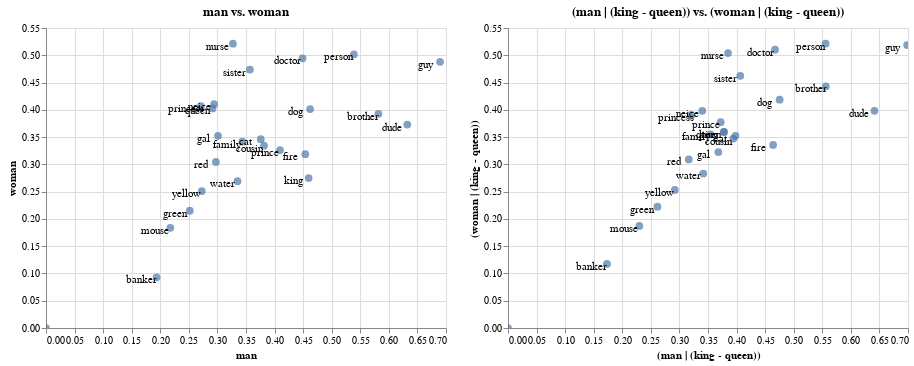

Notebook cell for this chart:
### Markdown cell above
Note that altair has a convenient syntax for plotting two charts next to eachother. This is really cool when you want to compare. Feel free to zoom in and play as well!

### Code cell
orig_chart | new_chart

### Figure 1 — Vega-Lite specification as saved in the notebook (floating-point values rounded to 4 significant figures)
{"config": {"view": {"continuousWidth": 400, "continuousHeight": 300}}, "hconcat": [{"layer": [{"mark": {"type": "circle", "size": 60}, "encoding": {"tooltip": [{"type": "nominal", "field": "name"}, {"type": "nominal", "field": "original"}], "x": {"type": "quantitative", "field": "man"}, "y": {"type": "quantitative", "field": "woman"}}, "selection": {"selector001": {"type": "interval", "bind": "scales", "encodings": ["x", "y"]}}, "title": "man vs. woman"}, {"mark": {"type": "text", "color": "black", "dx": -15, "dy": 3}, "encoding": {"text": {"type": "nominal", "field": "original"}, "x": {"type": "quantitative", "field": "man"}, "y": {"type": "quantitative", "field": "woman"}}}], "data": {"name": "data-718168a5966f8f84c0af442c4db09935"}}, {"layer": [{"mark": {"type": "circle", "size": 60}, "encoding": {"tooltip": [{"type": "nominal", "field": "name"}, {"type": "nominal", "field": "original"}], "x": {"type": "quantitative", "field": "(man | (king - queen))"}, "y": {"type": "quantitative", "field": "(woman | (king - queen))"}}, "selection": {"selector002": {"type": "interval", "bind": "scales", "encodings": ["x", "y"]}}, "title": "(man | (king - queen)) vs. (woman | (king - queen))"}, {"mark": {"type": "text", "color": "black", "dx": -15, "dy": 3}, "encoding": {"text": {"type": "nominal", "field": "original"}, "x": {"type": "quantitative", "field": "(man | (king - queen))"}, "y": {"type": "quantitative", "field": "(woman | (king - queen))"}}}], "data": {"name": "data-6c18403dfae8fa051eeb7cf14e2b5cde"}}], "$schema": "https://vega.github.io/schema/vega-lite/v4.0.2.json", "datasets": {"data-718168a5966f8f84c0af442c4db09935": [{"man": 0.4095, "woman": 0.3262, "name": "prince", "original": "prince"}, {"man": 0.271, "woman": 0.4069, "name": "princess", "original": "princess"}, {"man": 0.3271, "woman": 0.5211, "name": "nurse", "original": "nurse"}, {"man": 0.449, "woman": 0.4944, "name": "doctor", "original": "doctor"}, {"man": 0.1935, "woman": 0.09302, "name": "banker", "original": "banker"}, {"man": 0.3816, "woman": 0.3343, "name": "cousin", "original": "cousin"}, {"man": 0.2943, "woman": 0.4104, "name": "neice", "original": "neice"}, {"man": 0.4596, "woman": 0.2749, "name": "king", "original": "king"}, {"man": 0.2914, "woman": 0.4025, "name": "queen", "original": "queen"}, {"man": 0.6323, "woman": 0.3729, "name": "dude", "original": "dude"}, {"man": 0.6896, "woman": 0.4881, "name": "guy", "original": "guy"}, {"man": 0.301, "woman": 0.3523, "name": "gal", "original": "gal"}, {"man": 0.4538, "woman": 0.3186, "name": "fire", "original": "fire"}, {"man": 0.4622, "woman": 0.4013, "name": "dog", "original": "dog"}, {"man": 0.3758, "woman": 0.3462, "name": "cat", "original": "cat"}, {"man": 0.2176, "woman": 0.1836, "name": "mouse", "original": "mouse"}, {"man": 0.2972, "woman": 0.3045, "name": "red", "original": "red"}, {"man": 0.0, "woman": 0.0, "name": "bluee", "original": "bluee"}, {"man": 0.2516, "woman": 0.215, "name": "green", "original": "green"}, {"man": 0.2726, "woman": 0.2511, "name": "yellow", "original": "yellow"}, {"man": 0.3351, "woman": 0.2691, "name": "water", "original": "water"}, {"man": 0.5387, "woman": 0.5016, "name": "person", "original": "person"}, {"man": 0.3437, "woman": 0.3416, "name": "family", "original": "family"}, {"man": 0.5817, "woman": 0.3928, "name": "brother", "original": "brother"}, {"man": 0.3568, "woman": 0.4737, "name": "sister", "original": "sister"}], "data-6c18403dfae8fa051eeb7cf14e2b5cde": [{"(man | (king - queen))": 0.3721, "(woman | (king - queen))": 0.3774, "name": "(prince | (king - queen))", "original": "prince"}, {"(man | (king - queen))": 0.3208, "(woman | (king - queen))": 0.3907, "name": "(princess | (king - queen))", "original": "princess"}, {"(man | (king - queen))": 0.385, "(woman | (king - queen))": 0.5041, "name": "(nurse | (king - queen))", "original": "nurse"}, {"(man | (king - queen))": 0.4673, "(woman | (king - queen))": 0.5102, "name": "(doctor | (king - queen))", "original": "doctor"}, {"(man | (king - queen))": 0.1732, "(woman | (king - queen))": 0.1174, "name": "(banker | (king - queen))", "original": "banker"}, {"(man | (king - queen))": 0.3943, "(woman | (king - queen))": 0.3474, "name": "(cousin | (king - queen))", "original": "cousin"}, {"(man | (king - queen))": 0.34, "(woman | (king - queen))": 0.3981, "name": "(neice | (king - queen))", "original": "neice"}, {"(man | (king - queen))": 0.3779, "(woman | (king - queen))": 0.3594, "name": "(king | (king - queen))", "original": "king"}, {"(man | (king - queen))": 0.3779, "(woman | (king - queen))": 0.3594, "name": "(queen | (king - queen))", "original": "queen"}, {"(man | (king - queen))": 0.6413, "(woman | (king - queen))": 0.3982, "name": "(dude | (king - queen))", "original": "dude"}, {"(man | (king - queen))": 0.6985, "(woman | (king - queen))": 0.5188, "name": "(guy | (king - queen))", "original": "guy"}, {"(man | (king - queen))": 0.3681, "(woman | (king - queen))": 0.3225, "name": "(gal | (king - queen))", "original": "gal"}, {"(man | (king - queen))": 0.4639, "(woman | (king - queen))": 0.3356, "name": "(fire | (king - queen))", "original": "fire"}, {"(man | (king - queen))": 0.4754, "(woman | (king - queen))": 0.4187, "name": "(dog | (king - queen))", "original": "dog"}, {"(man | (king - queen))": 0.3981, "(woman | (king - queen))": 0.3522, "name": "(cat | (king - queen))", "original": "cat"}, {"(man | (king - queen))": 0.2298, "(woman | (king - queen))": 0.1871, "name": "(mouse | (king - queen))", "original": "mouse"}, {"(man | (king - queen))": 0.3163, "(woman | (king - queen))": 0.3091, "name": "(red | (king - queen))", "original": "red"}, {"(man | (king - queen))": 0.0, "(woman | (king - queen))": 0.0, "name": "(bluee | (king - queen))", "original": "bluee"}, {"(man | (king - queen))": 0.2615, "(woman | (king - queen))": 0.2223, "name": "(green | (king - queen))", "original": "green"}, {"(man | (king - queen))": 0.292, "(woman | (king - queen))": 0.253, "name": "(yellow | (king - queen))", "original": "yellow"}, {"(man | (king - queen))": 0.3418, "(woman | (king - queen))": 0.2833, "name": "(water | (king - queen))", "original": "water"}, {"(man | (king - queen))": 0.5559, "(woman | (king - queen))": 0.5215, "name": "(person | (king - queen))", "original": "person"}, {"(man | (king - queen))": 0.3544, "(woman | (king - queen))": 0.3551, "name": "(family | (king - queen))", "original": "family"}, {"(man | (king - queen))": 0.5562, "(woman | (king - queen))": 0.4428, "name": "(brother | (king - queen))", "original": "brother"}, {"(man | (king - queen))": 0.4065, "(woman | (king - queen))": 0.4624, "name": "(sister | (king - queen))", "original": "sister"}]}}
